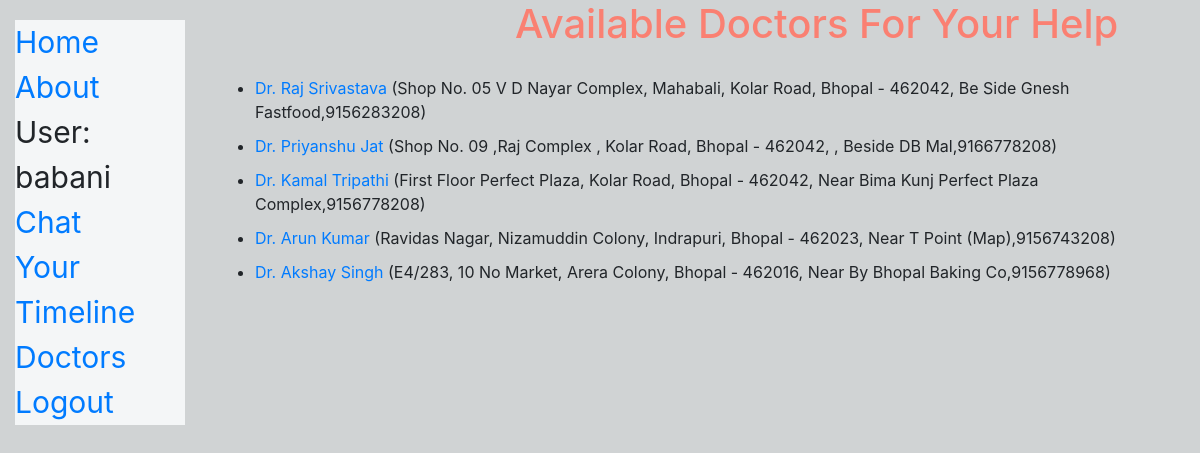
Screenshot of /catalog/doctors/ (signed in) with the database file from the repository.
### catalog/models.py (models this page shows, shortened)
class Doctor(models.Model):
    name = models.CharField(max_length=200)
    clinic_address = models.CharField(max_length=200)
    mobile_number = models.CharField(max_length=200)
    class Meta:
        ordering=['-name']

### catalog/views.py (the view)
# urls.py: path('doctors/', views.DoctorListView.as_view(), name='doctors'),
class DoctorListView(generic.ListView):
    model = Doctor
    paginate_by = 10

### catalog/templates/catalog/doctor_list.html
{% extends "base_generic.html" %}
{% block content %}
  <h1 style="padding-left: 300px;color: #FA8072">Available Doctors For Your Help</h1>
  {% if doctor_list %}
  <ul style="padding-top: 10px">
    {% for doctor in doctor_list %}
      <li style="padding-top: 10px">
        <a href="{% url 'doctor-detail' doctor.pk%}">{{ doctor.name }}</a> ({{doctor.clinic_address}},{{doctor.mobile_number}})
      </li>
    {% endfor %}
  </ul>
  {% else %}
    <p>Sorry,currently,there are no doctors in our contact.</p>
  {% endif %}
{% endblock %}

### catalog/templates/base_generic.html (shortened to what this page needs)
<!DOCTYPE html>
<html lang="en">
<head>
  <link rel="stylesheet" href="https://stackpath.bootstrapcdn.com/bootstrap/4.1.3/css/bootstrap.min.css">
  {% load static %}
  <link rel="stylesheet" href="{% static 'css/styles.css' %}">
</head>
<body style="background-color: #D0D3D4;">
  <div class="container-fluid">
    <div class="row">
      <div class="col-md-2">
      {% block sidebar %}
        <ul class="sidebar-nav" style="font-size: 30px;padding-top: 0px;background-color:#F4F6F7">
          <li><a href="{% url 'index' %}">Home</a></li>
          <li><a href="{% url 'about' %}">About</a></li>
          {% if user.is_authenticated %}
     <li>User: {{ user.get_username }}</li>
     <li><a href="{% url 'chat' %}">Chat</a></li>
     <li><a href="{% url 'user_moods' %}">Your Timeline</a></li>
     <li><a href="{% url 'doctors' %}">Doctors</a></li>
     <li><a href="{% url 'logout'%}?next={{request.path}}">Logout</a></li>
   {% else %}
     <li><a href="{% url 'login'%}?next={{request.path}}">Login</a></li>
      <li><a href="{% url 'register'%}?next={{request.path}}">Register</a></li>
   {% endif %}
        </ul>
     {% endblock %}
      </div>
      <div class="col-sm-10 ">{% block content %}{% endblock %}</div>
    </div>
  </div>
</body>
</html>

### catalog/static/css/styles.css (style rules this page uses)
.sidebar-nav { margin-top: 20px; padding: 0; list-style: none; }

### rows the page displays
Doctor: name "Dr. Raj Srivastava", clinic_address "Shop No. 05 V D Nayar Complex, Mahabali, Kolar Road, Bhopal - 462042, Be Side Gnesh Fastfood", mobile_number "9156283208"
Doctor: name "Dr. Priyanshu Jat", clinic_address "Shop No. 09 ,Raj Complex , Kolar Road, Bhopal - 462042, , Beside DB Mal", mobile_number "9166778208"
Doctor: name "Dr. Kamal Tripathi", clinic_address "First Floor Perfect Plaza, Kolar Road, Bhopal - 462042, Near Bima Kunj Perfect Plaza Complex", mobile_number "9156778208"
Doctor: name "Dr. Arun Kumar", clinic_address "Ravidas Nagar, Nizamuddin Colony, Indrapuri, Bhopal - 462023, Near T Point (Map)", mobile_number "9156743208"
Doctor: name "Dr. Akshay Singh", clinic_address "E4/283, 10 No Market, Arera Colony, Bhopal - 462016, Near By Bhopal Baking Co", mobile_number "9156778968"

### other values shown
{{ user.get_username }} "babani"
